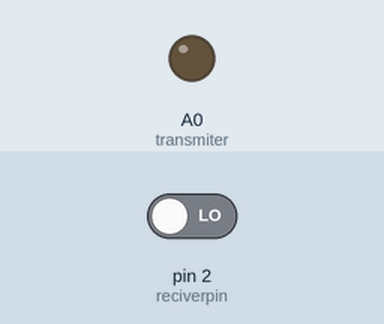
Bench run of a sketch on a simulated Arduino Uno, built with avr-gcc and run on an emulated ATmega328P. On the bench: output pins drawn as LEDs (lit = HIGH). Inputs (shaded band) come from the test bench; at power-on: pin 2 (reciverpin) LOW. What the sketch prints to the serial monitor is not drawn.

Above: at 1.2 s.
1.3 s: pin 2 (reciverpin) driven HIGH
At 2.1 s:
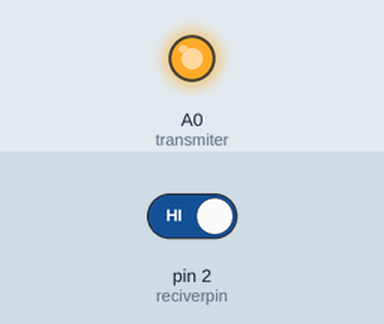
2.8 s: pin 2 (reciverpin) driven LOW
At 3.2 s:
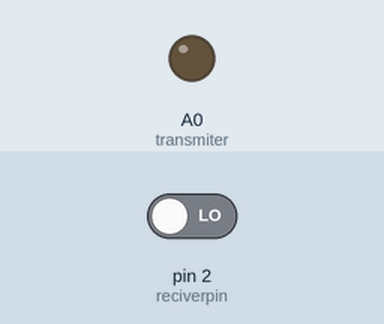
Timing chart, 0 to 5.8 s (numbered marks = the images above; inputs shaded):
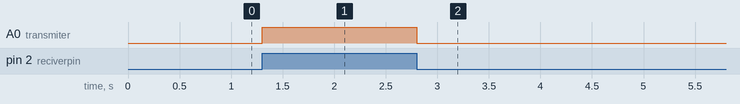

Measured:
- after the input at 1.3 s, A0 (transmiter): LOW → HIGH at once
- after the input at 2.8 s, A0 (transmiter): HIGH → LOW at once

The sketch:

unocode.ino
```cpp
// 1.define pins
#define reciverpin 2
#define transmiter A0

void setup() {
  // put your setup code here, to run once:
  Serial.begin(9600);

  pinMode(reciverpin,INPUT);
  pinMode(transmiter,OUTPUT);


}

void loop() {
  // put your main code here, to run repeatedly:
  int rxdata = digitalRead(reciverpin);
  Serial.print(rxdata);
  // delay(1000);

  if (rxdata == 1) {
    analogWrite(transmiter, 128); // Relay ON
} else {
    analogWrite(transmiter, 0);  // Relay OFF
}


}
```
